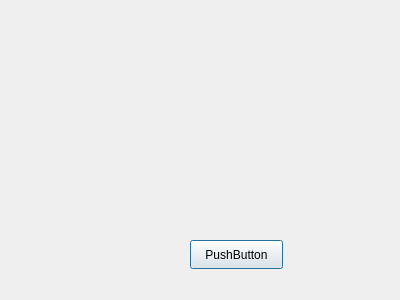
<?xml version="1.0" encoding="UTF-8"?>
<ui version="4.0">
 <class>Dialog</class>
 <widget class="QDialog" name="Dialog">
  <property name="geometry">
   <rect>
    <x>0</x>
    <y>0</y>
    <width>400</width>
    <height>300</height>
   </rect>
  </property>
  <property name="windowTitle">
   <string>Dialog</string>
  </property>
  <widget class="QPushButton" name="pushButton">
   <property name="geometry">
    <rect>
     <x>190</x>
     <y>240</y>
     <width>93</width>
     <height>29</height>
    </rect>
   </property>
   <property name="text">
    <string>PushButton</string>
   </property>
  </widget>
 </widget>
 <resources/>
 <connections/>
</ui>
